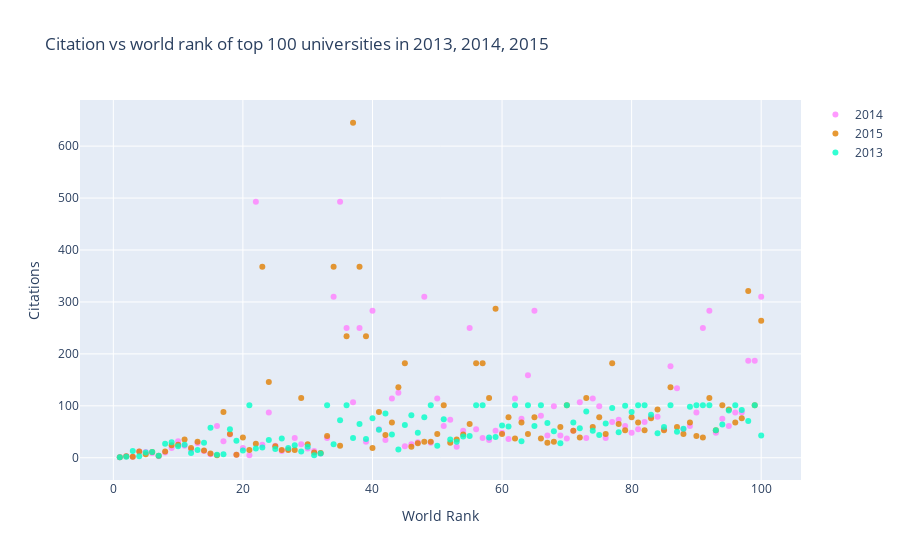

Write notebook code for a chart like this one.
### Markdown cell above
# Scatter

### Code cell
df2014 = data[data.year == 2014].iloc[:100, :]
df2015 = data[data.year == 2015].iloc[:100, :]
df2013 = data[data.year == 2013].iloc[:100, :]

trace1 = go.Scatter(
                    x = df2014.world_rank,
                    y = df2014.citations,
                    mode = "markers",
                    name = '2014',
                    marker = dict(color = 'rgba(255, 128, 255, 0.8)'),
                    text = df2014.institution)

trace2 = go.Scatter(
                    x = df2015.world_rank,
                    y = df2015.citations,
                    mode = "markers",
                    name = '2015',
                    marker = dict(color = 'rgba(225, 128, 2, 0.8)'),
                    text = df2015.institution)

trace3 = go.Scatter(
                    x = df2013.world_rank,
                    y = df2013.citations,
                    mode = "markers",
                    name = '2013',
                    marker = dict(color = 'rgba(0, 255, 200, 0.8)'),
                    text = df2013.institution)

traces = [trace1, trace2, trace3]
layout = dict(title = 'Citation vs world rank of top 100 universities in 2013, 2014, 2015',
                xaxis = dict(title = 'World Rank', ticklen = 5, zeroline = False),
                yaxis = dict(title = 'Citations', ticklen = 5, zeroline = False))

fig = dict(data = traces, layout = layout)
iplot(fig)

### Figure 1 — Plotly figure (JSON) as saved in the notebook; plotly's stock layout.template omitted (floating-point values rounded to 4 significant figures)
{"data": [{"marker": {"color": "rgba(255, 128, 255, 0.8)"}, "mode": "markers", "name": "2014", "text": ["Harvard University", "Stanford University", "Massachusetts Institute of Technology", "University of Cambridge", "University of Oxford", "Columbia University", "University of California, Berkeley", "University of Chicago", "Princeton University", "Yale University", "Cornell University", "California Institute of Technology", "University of Tokyo", "University of Pennsylvania", "University of California, Los Angeles", "Kyoto University", "New York University", "Swiss Federal Institute of Technology in Zurich", "Johns Hopkins University", "University of California, San Diego", "University of Michigan, Ann Arbor", "Hebrew University of Jerusalem", "Northwestern University", "Seoul National University", "University of Wisconsin–Madison", "Duke University", "University of California, San Francisco", "University of Illinois at Urbana–Champaign", "University of Texas at Austin", "University College London", "University of Toronto", "University of Washington - Seattle", "Rutgers University-New Brunswick", "Keio University", "École normale supérieure - Paris", "École Polytechnique", "Rockefeller University", "Weizmann Institute of Science", "Imperial College London", "Waseda University", "University of Virginia", "McGill University", "Osaka University", "Dartmouth College", "University of North Carolina at Chapel Hill", "Pennsylvania State University, University Park", "Ohio State University, Columbus", "Lomonosov Moscow State University", "University of Minnesota, Twin Cities", "University of Paris-Sud", "University of Southern California", "Purdue University, West Lafayette", "University of Pittsburgh - Pittsburgh Campus", "Carnegie Mellon University", "Peking University", "University of Edinburgh", "University of California, Davis", "Washington University in St. Louis", "University of Florida", "University of California, Santa Barbara", "University of British Columbia", "University of Utah", "University of Colorado Boulder", "University of Notre Dame", "National Taiwan University", "University of Texas Southwestern Medical Center", "Boston University", "Pierre-and-Marie-Curie University", "University of Manchester", "University of Arizona", "Vanderbilt University", "Tohoku University", "Karolinska Institute", "National University of Singapore", "University of Geneva", "University of Maryland, College Park", "University of Rochester", "Emory University", "University of Copenhagen", "University of California, Irvine", "Brown University", "Ludwig Maximilian University of Munich", "Georgia Institute of Technology", "Tufts University", "University of Zurich", "Tel Aviv University", "Tsinghua University", "Utrecht University", "Ruprecht Karl University of Heidelberg", "King's College London", "Sapienza University of Rome", "Kyushu University", "Swiss Federal Institute of Technology in Lausanne", "Katholieke Universiteit Leuven", "University of Sydney", "Tokyo Institute of Technology", "University of Melbourne", "University of Bonn", "Technical University of Munich", "Royal Institute of Technology"], "type": "scatter", "x": [1, 2, 3, 4, 5, 6, 7, 8, 9, 10, 11, 12, 13, 14, 15, 16, 17, 18, 19, 20, 21, 22, 23, 24, 25, 26, 27, 28, 29, 30, 31, 32, 33, 34, 35, 36, 37, 38, 39, 40, 41, 42, 43, 44, 45, 46, 47, 48, 49, 50, 51, 52, 53, 54, 55, 56, 57, 58, 59, 60, 61, 62, 63, 64, 65, 66, 67, 68, 69, 70, 71, 72, 73, 74, 75, 76, 77, 78, 79, 80, 81, 82, 83, 84, 85, 86, 87, 88, 89, 90, 91, 92, 93, 94, 95, 96, 97, 98, 99, 100], "y": [1, 3, 2, 12, 11, 9, 3, 10, 19, 32, 23, 16, 28, 13, 7, 61, 32, 45, 6, 19, 5, 493, 25, 87, 23, 13, 17, 38, 26, 18, 13, 8, 38, 310, 493, 250, 107, 250, 31, 283, 55, 34, 114, 125, 22, 26, 30, 310, 29, 114, 61, 73, 21, 52, 250, 55, 38, 34, 52, 48, 36, 114, 75, 159, 283, 81, 43, 99, 43, 37, 52, 107, 38, 114, 99, 38, 69, 73, 61, 48, 55, 69, 79, 79, 55, 176, 134, 55, 61, 87, 250, 283, 48, 75, 61, 87, 87, 187, 187, 310]}, {"marker": {"color": "rgba(225, 128, 2, 0.8)"}, "mode": "markers", "name": "2015", "text": ["Harvard University", "Stanford University", "Massachusetts Institute of Technology", "University of Cambridge", "University of Oxford", "Columbia University", "University of California, Berkeley", "University of Chicago", "Princeton University", "Cornell University", "Yale University", "California Institute of Technology", "University of Tokyo", "University of Pennsylvania", "University of California, Los Angeles", "Johns Hopkins University", "Kyoto University", "New York University", "University of Michigan, Ann Arbor", "Swiss Federal Institute of Technology in Zurich", "University of California, San Diego", "Northwestern University", "Hebrew University of Jerusalem", "Seoul National University", "University of Wisconsin–Madison", "University of California, San Francisco", "University College London", "Duke University", "Rockefeller University", "University of Texas at Austin", "University of Washington - Seattle", "University of Toronto", "University of Illinois at Urbana–Champaign", "Keio University", "Imperial College London", "École Polytechnique", "École normale supérieure - Paris", "Waseda University", "Weizmann Institute of Science", "University of North Carolina at Chapel Hill", "University of Virginia", "McGill University", "Purdue University, West Lafayette", "Dartmouth College", "Osaka University", "University of Pittsburgh - Pittsburgh Campus", "Pennsylvania State University, University Park", "University of Minnesota, Twin Cities", "Ohio State University, Columbus", "Rutgers University-New Brunswick", "University of Southern California", "Washington University in St. Louis", "University of California, Davis", "University of Colorado Boulder", "University of Edinburgh", "Peking University", "National Taiwan University", "University of Paris-Sud", "Lomonosov Moscow State University", "University of Florida", "Carnegie Mellon University", "University of British Columbia", "Pierre-and-Marie-Curie University", "University of California, Santa Barbara", "National University of Singapore", "Boston University", "University of Manchester", "University of Arizona", "Vanderbilt University", "University of Utah", "Karolinska Institute", "University of Maryland, College Park", "Tohoku University", "University of Copenhagen", "University of Texas Southwestern Medical Center", "Ruprecht Karl University of Heidelberg", "University of Notre Dame", "Tsinghua University", "Ludwig Maximilian University of Munich", "Georgia Institute of Technology", "University of Rochester", "Katholieke Universiteit Leuven", "Brown University", "Emory University", "Erasmus University Rotterdam", "Tel Aviv University", "Utrecht University", "University of Sydney", "University of California, Irvine", "University of Texas MD Anderson Cancer Center", "Swiss Federal Institute of Technology in Lausanne", "University of Geneva", "University of Melbourne", "King's College London", "Tufts University", "University of Zurich", "Arizona State University", "Yonsei University", "University of Oslo", "Kyushu University"], "type": "scatter", "x": [1, 2, 3, 4, 5, 6, 7, 8, 9, 10, 11, 12, 13, 14, 15, 16, 17, 18, 19, 20, 21, 22, 23, 24, 25, 26, 27, 28, 29, 30, 31, 32, 33, 34, 35, 36, 37, 38, 39, 40, 41, 42, 43, 44, 45, 46, 47, 48, 49, 50, 51, 52, 53, 54, 55, 56, 57, 58, 59, 60, 61, 62, 63, 64, 65, 66, 67, 68, 69, 70, 71, 72, 73, 74, 75, 76, 77, 78, 79, 80, 81, 82, 83, 84, 85, 86, 87, 88, 89, 90, 91, 92, 93, 94, 95, 96, 97, 98, 99, 100], "y": [1, 3, 2, 12, 7, 11, 4, 12, 24, 25, 35, 19, 31, 14, 8, 5, 88, 46, 6, 39, 15, 27, 368, 146, 22, 15, 15, 15, 115, 26, 10, 9, 42, 368, 23, 234, 645, 368, 234, 19, 88, 44, 68, 136, 182, 21, 28, 31, 31, 46, 101, 29, 35, 45, 65, 182, 182, 115, 287, 46, 78, 37, 68, 46, 78, 37, 29, 31, 59, 101, 52, 39, 115, 59, 78, 46, 182, 65, 53, 78, 68, 53, 76, 93, 53, 136, 59, 46, 68, 42, 39, 115, 53, 101, 93, 68, 76, 321, 101, 264]}, {"marker": {"color": "rgba(0, 255, 200, 0.8)"}, "mode": "markers", "name": "2013", "text": ["Harvard University", "Stanford University", "University of Oxford", "Massachusetts Institute of Technology", "University of Cambridge", "Columbia University", "University of California, Berkeley", "Princeton University", "University of Chicago", "Yale University", "California Institute of Technology", "University of Pennsylvania", "Cornell University", "University of Tokyo", "Kyoto University", "University of California, Los Angeles", "Johns Hopkins University", "Swiss Federal Institute of Technology in Zurich", "New York University", "University of California, San Diego", "Hebrew University of Jerusalem", "University of California, San Francisco", "University of Wisconsin–Madison", "University of Illinois at Urbana–Champaign", "Duke University", "University of Texas at Austin", "Imperial College London", "Northwestern University", "University of Toronto", "University College London", "University of Washington - Seattle", "University of Michigan, Ann Arbor", "Weizmann Institute of Science", "University of North Carolina at Chapel Hill", "Osaka University", "University of Paris-Sud", "University of California, Santa Barbara", "Purdue University, West Lafayette", "University of Southern California", "Seoul National University", "University of Colorado Boulder", "University of Utah", "Rutgers University-New Brunswick", "University of Minnesota, Twin Cities", "University of Edinburgh", "University of Texas Southwestern Medical Center", "McGill University", "Pierre-and-Marie-Curie University", "Rockefeller University", "Pennsylvania State University, University Park", "Carnegie Mellon University", "Ohio State University, Columbus", "University of California, Davis", "Boston University", "University of Florida", "University of Geneva", "Tel Aviv University", "University of British Columbia", "University of Maryland, College Park", "Karolinska Institute", "Vanderbilt University", "Sapienza University of Rome", "Washington University in St. Louis", "École normale supérieure - Paris", "University of California, Irvine", "Technion – Israel Institute of Technology", "Ludwig Maximilian University of Munich", "University of Copenhagen", "University of Pittsburgh - Pittsburgh Campus", "Keio University", "University of Virginia", "University of Manchester", "Arizona State University", "University of Zurich", "King's College London", "University of Rochester", "Brown University", "University of Arizona", "Ruprecht Karl University of Heidelberg", "Texas A&M University, College Station", "University of Oslo", "Dartmouth College", "Swiss Federal Institute of Technology in Lausanne", "Utrecht University", "Indiana University - Bloomington", "École Polytechnique", "National University of Singapore", "University of Texas MD Anderson Cancer Center", "Stony Brook University", "Lomonosov Moscow State University", "Nagoya University", "University of Sydney", "Emory University", "Rice University", "Tohoku University", "Australian National University", "University of Alberta", "University of Helsinki", "Paris Diderot University - Paris 7", "Georgia Institute of Technology"], "type": "scatter", "x": [1, 2, 3, 4, 5, 6, 7, 8, 9, 10, 11, 12, 13, 14, 15, 16, 17, 18, 19, 20, 21, 22, 23, 24, 25, 26, 27, 28, 29, 30, 31, 32, 33, 34, 35, 36, 37, 38, 39, 40, 41, 42, 43, 44, 45, 46, 47, 48, 49, 50, 51, 52, 53, 54, 55, 56, 57, 58, 59, 60, 61, 62, 63, 64, 65, 66, 67, 68, 69, 70, 71, 72, 73, 74, 75, 76, 77, 78, 79, 80, 81, 82, 83, 84, 85, 86, 87, 88, 89, 90, 91, 92, 93, 94, 95, 96, 97, 98, 99, 100], "y": [1, 2, 13, 3, 10, 11, 4, 27, 30, 22, 25, 9, 15, 29, 58, 6, 7, 55, 33, 14, 101, 18, 20, 34, 17, 37, 19, 24, 12, 21, 5, 8, 101, 26, 72, 101, 38, 65, 36, 76, 54, 85, 45, 16, 63, 82, 48, 78, 101, 23, 74, 35, 31, 41, 42, 101, 101, 39, 40, 62, 60, 101, 32, 101, 61, 101, 67, 51, 28, 101, 68, 57, 89, 52, 44, 66, 96, 49, 100, 88, 101, 101, 83, 47, 59, 101, 50, 56, 98, 101, 101, 101, 53, 64, 91, 101, 92, 71, 101, 43]}], "layout": {"title": {"text": "Citation vs world rank of top 100 universities in 2013, 2014, 2015"}, "xaxis": {"ticklen": 5, "title": {"text": "World Rank"}, "zeroline": false}, "yaxis": {"ticklen": 5, "title": {"text": "Citations"}, "zeroline": false}}}
